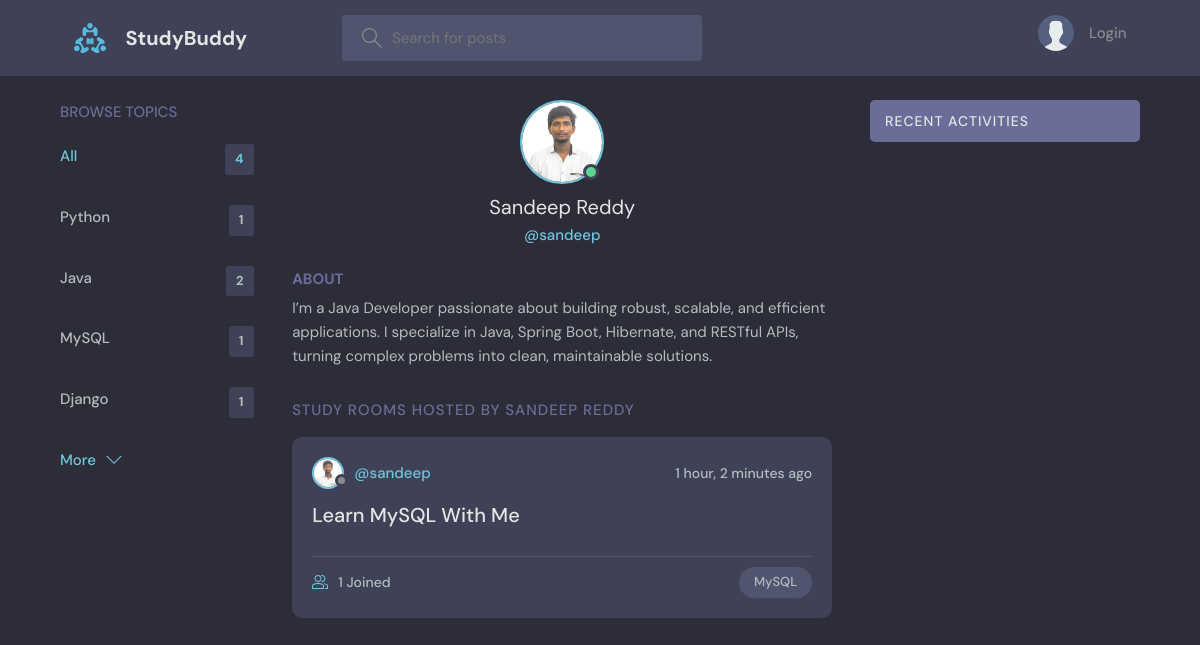
The page /profile/4/ on the database its author committed.
### base/models.py (models this page shows, shortened)
class Topic(models.Model):
    name = models.CharField(max_length=200)

class User(AbstractUser):
    username = None  # Remove the username field
    name = models.CharField(max_length=200, null=True)
    email = models.EmailField(unique=True, null=False)  # Change null to False
    bio = models.TextField(null=True)
    avatar = models.ImageField(null=True, default="avatar.svg")
    USERNAME_FIELD = 'email'
    REQUIRED_FIELDS = []  # Remove 'username' from required fields
    objects = CustomUserManager()  # Add the custom manager
    @property
    def username(self):
        return self.email.split('@')[0]  # Returns part before @ in email

class Room(models.Model):
    host = models.ForeignKey(User, on_delete=models.SET_NULL, null=True)
    topic = models.ForeignKey(Topic, on_delete=models.SET_NULL, null=True)
    name = models.CharField(max_length=200)
    description = models.TextField(null=True, blank=True)
    participants = models.ManyToManyField(
        User, related_name='participants', blank=True)
    updated = models.DateTimeField(auto_now=True)
    created = models.DateTimeField(auto_now_add=True)
    class Meta:
        ordering = ['-updated', '-created']

### base/views.py (the view)
# urls.py: path('profile/<str:pk>/', views.userProfile, name="user-profile"),
def userProfile(request, pk):
    user = User.objects.get(id=pk)
    rooms = user.room_set.all()
    room_messages = user.message_set.all()
    topics = Topic.objects.all()
    context = {'user': user, 'rooms': rooms,
               'room_messages': room_messages, 'topics': topics}
    return render(request, 'base/profile.html', context)

### base/templates/base/profile.html (shortened to what this page needs)
{% extends 'main.html' %}
{% block content %}
<main class="profile-page layout layout--3">
  <div class="container">
    {% include 'base/topics_component.html' %}
    <div class="roomList">
      <div class="profile">
        <div class="profile__avatar">
          <div class="avatar avatar--large active">
            <img src="{{user.avatar.url}}" />
          </div>
        </div>
        <div class="profile__info">
          <h3>{{user.name}}</h3>
          <p>@{{user.username}}</p>
        </div>
        <div class="profile__about">
          <h3>About</h3>
          <p>
            {{user.bio}}
          </p>
        </div>
      </div>
      <div class="roomList__header">
        <div>
          <h2>Study Rooms Hosted by {{user.name}}</a>
          </h2>
        </div>
      </div>
      {% include 'base/feed_component.html' %}
    </div>
    {% include 'base/activity_component.html' %}
  </div>
</main>
{% endblock content %}

### base/templates/base/topics_component.html
<div class="topics">
    <div class="topics__header">
        <h2>Browse Topics</h2>
    </div>
    <ul class="topics__list">
        <li>
            <a href="{% url 'home' %}" class="active">All <span>{{topics.count}}</span></a>
        </li>
        {% for topic in topics %}
        <li>
            <a href="{% url 'home' %}?q={{topic.name}}">{{topic.name}}<span>{{topic.room_set.all.count}}</span></a>
        </li>
        {% endfor %}
    </ul>
    <a class="btn btn--link" href="{% url 'topics' %}">
        More
        <svg version="1.1" xmlns="http://www.w3.org/2000/svg" width="32" height="32" viewBox="0 0 32 32">
            <title>chevron-down</title>
            <path d="M16 21l-13-13h-3l16 16 16-16h-3l-13 13z"></path>
        </svg>
    </a>
</div>

### base/templates/base/feed_component.html (shortened to what this page needs)
{% for room in rooms %}
<div class="roomListRoom">
    <div class="roomListRoom__header">
        <a href="{% url 'user-profile' room.host.id %}" class="roomListRoom__author">
            <div class="avatar avatar--small">
                <img src="{{room.host.avatar.url}}" />
            </div>
            <span>@{{room.host.username}}</span>
        </a>
        <div class="roomListRoom__actions">
            <span>{{room.created|timesince}} ago</span>
        </div>
    </div>
    <div class="roomListRoom__content">
        <a href="{% url 'room' room.id %}">{{room.name}}</a>
    </div>
    <div class="roomListRoom__meta">
        <a href="{% url 'room' room.id %}" class="roomListRoom__joined">
            {{room.participants.all.count}} Joined
        </a>
        <p class="roomListRoom__topic">{{room.topic.name}}</p>
    </div>
</div>
{% endfor %}

### rows shown on the page
Topic: name "Python", room_set.all.count "1"
Topic: name "Java", room_set.all.count "2"
Topic: name "MySQL", room_set.all.count "1"
Topic: name "Django", room_set.all.count "1"
User: avatar (picture), name "Sandeep Reddy", username "sandeep", bio "I’m a Java Developer passionate about building robust, scalable, and efficient applications. I specialize in Java, Spring Boot, Hibernate, and RESTful APIs, turning complex problems into clean, maintainable solutions.", name "SANDEEP REDDY"
Room: host.avatar (picture), host.username "sandeep", created "1 hour, 2 minutes", name "Learn MySQL With Me", participants.all.count "1", topic.name "MySQL"

### other values the page prints
{{ topics.count }} "4"
